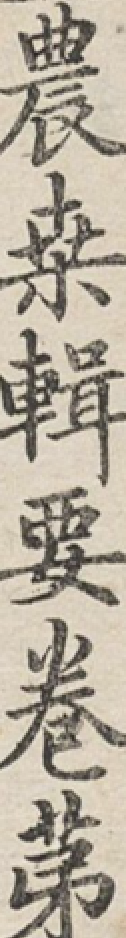
#> input picture test111/input1.jpg, 126 x 938 px
$ python single_word_seg.py
#> lines starting #> are read from the running program, lines starting #| are printed output that depends on the picture; after the words box and inside, x2 and y2 are one past the last pixel; in counts of white or black regions, pixels touching at a corner belong together
import cv2
import numpy as np
import os

"""
判断是否是白块
"""


def isSpace(img):
    ptSum = np.sum(img)
    """
    空白数大于阈值
    """
    if ptSum < img.size * 0.7:
        return True
    return False


"""
获得文字部分的文字
"""


def findChars(img, img_width):
    chars = []
    contours, _ = cv2.findContours(img, cv2.RETR_EXTERNAL, cv2.CHAIN_APPROX_SIMPLE)

    char_heights = []
    for contour in contours:
        x, y, w, h = cv2.boundingRect(contour)
        aspect_ratio = w / h
        if aspect_ratio < 10 and 0.5 <= w / img_width <= 2.0:  # 考虑宽度与输入原图的宽度接近，不限制长宽比例
            char = img[y:y+h, x:x+w]
            if not isSpace(char):
                chars.append(char)
                char_heights.append(h)

    # 计算字符高度的平均值
    avg_height = np.mean(char_heights)

    # 过滤掉高度与平均值差距较大的字符
    filtered_chars = []
    for char, height in zip(chars, char_heights):
        if 0.8 <= height / avg_height <= 1.2:
            filtered_chars.append(char)

    return filtered_chars


"""
分割函数主体封装
"""


def splitImg(imgPath):
#> called with imgPath = 'input1.jpg'
    imgName = os.path.splitext(os.path.basename(imgPath))[0]

    print(imgName + "开始分割...")

    img = cv2.imread(imgPath, cv2.IMREAD_GRAYSCALE)
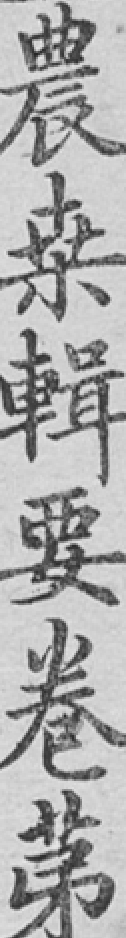
#> img: shape (938, 126); min 35, max 233, mean 173.1

    _, binary_img = cv2.threshold(img, 0, 255, cv2.THRESH_BINARY_INV + cv2.THRESH_OTSU)
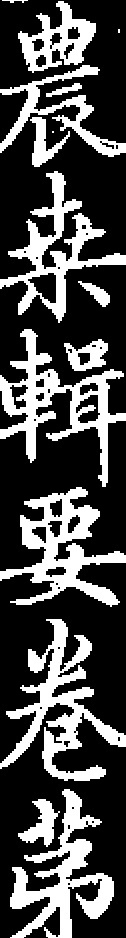
#> binary_img: shape (938, 126); 29.3% white; 15 white regions (2 under 20 px)
    chars = findChars(binary_img, img.shape[1])
#> in findChars, `contours, _ = cv2.findContours(img, cv2.RETR_EXTERNAL, cv2.CHAIN_APPRO..`: contours = 15 contours, 3 with area under 20; largest, box (x1, y1, x2, y2) and area: (0, 329, 126, 487) 5812, (0, 487, 126, 607) 5606, (0, 619, 126, 781) 5233, (10, 789, 114, 938) 4700, (0, 171, 126, 323) 4628
#> the loop in findChars, `for contour in contours:` made 15 passes
#> (x, y, w, h, aspect_ratio, ptSum in isSpace) on passes 2, 3, 4, 6, 8, 12, 14: (10, 789, 104, 149, 0.698, 1560090), (0, 619, 126, 162, 0.778, 1505520), (0, 487, 126, 120, 1.05, 1366800), (0, 329, 126, 158, 0.797, 1588140), (0, 171, 126, 152, 0.829, 1258680), (0, 65, 126, 92, 1.37, 909840), (18, 1, 78, 72, 1.08, 653820)
#> (x, y, w, h, aspect_ratio) on passes 1, 5, 7, 10, 11, 15: (18, 799, 42, 48, 0.875), (64, 339, 44, 32, 1.38), (78, 281, 32, 26, 1.23), (30, 117, 40, 50, 0.8), (46, 83, 36, 14, 2.57), (2, 0, 26, 3, 8.67)
#> pass 2, in findChars, `char = img[y:y+h, x:x+w]`:
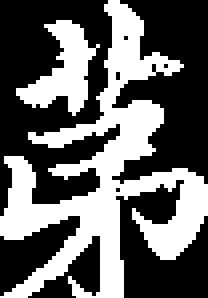
#> char: shape (149, 104) (shown 2 times larger); 39.5% white; 2 white regions, box (x1, y1, x2, y2) and area: (0, 0, 104, 149) 5242, (8, 10, 50, 58) 876
#> pass 3, in findChars, `char = img[y:y+h, x:x+w]`:
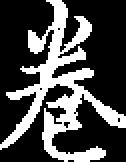
#> char: shape (162, 126); 28.9% white; 1 white region, box (x1, y1, x2, y2) and area: (0, 0, 126, 162) 5904
#> after the loop in findChars, `for contour in contours:`: char_heights = [149, 162, 120, 158, 152, 92, 72]; chars = 7 items
#> in findChars, `avg_height = np.mean(char_heights)`: avg_height = 129.3
#> the loop in findChars, `for char, height in zip(chars, char_heights):` made 7 passes
#> height on passes 1 to 7: 149, 162, 120, 158, 152, 92, 72
#> after the loop in findChars, `for char, height in zip(chars, char_heights):`: filtered_chars = 3 items
#> chars = 3 items

    charCount = 0
    for char in chars:
        saveFilePath = "split"
        if not os.path.exists(saveFilePath):
            os.makedirs(saveFilePath)

        # 将黑白颜色恢复成原图的颜色
        char = 255 - char  # 反转黑白色调

        cv2.imwrite(os.path.join(saveFilePath, f"img{charCount}.png"), char)
        charCount += 1
#> this loop made 3 passes
#> pass 2, in splitImg, `char = 255 - char`:
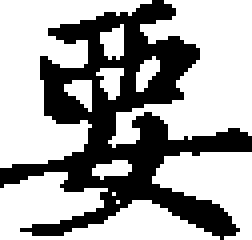
#> char: shape (120, 126) (shown 2 times larger); 64.6% white; 1 black region, box (x1, y1, x2, y2) and area: (0, 0, 126, 120) 5360
#> pass 3, in splitImg, `char = 255 - char`:
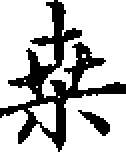
#> char: shape (152, 126); 74.2% white; 2 black regions, box (x1, y1, x2, y2) and area: (0, 0, 126, 152) 4600, (78, 110, 110, 136) 336
#> after the loop, charCount = 3

    print(imgName + "分割完成!")


if __name__ == "__main__":
    imgPath = "input1.jpg"
    splitImg(imgPath)
